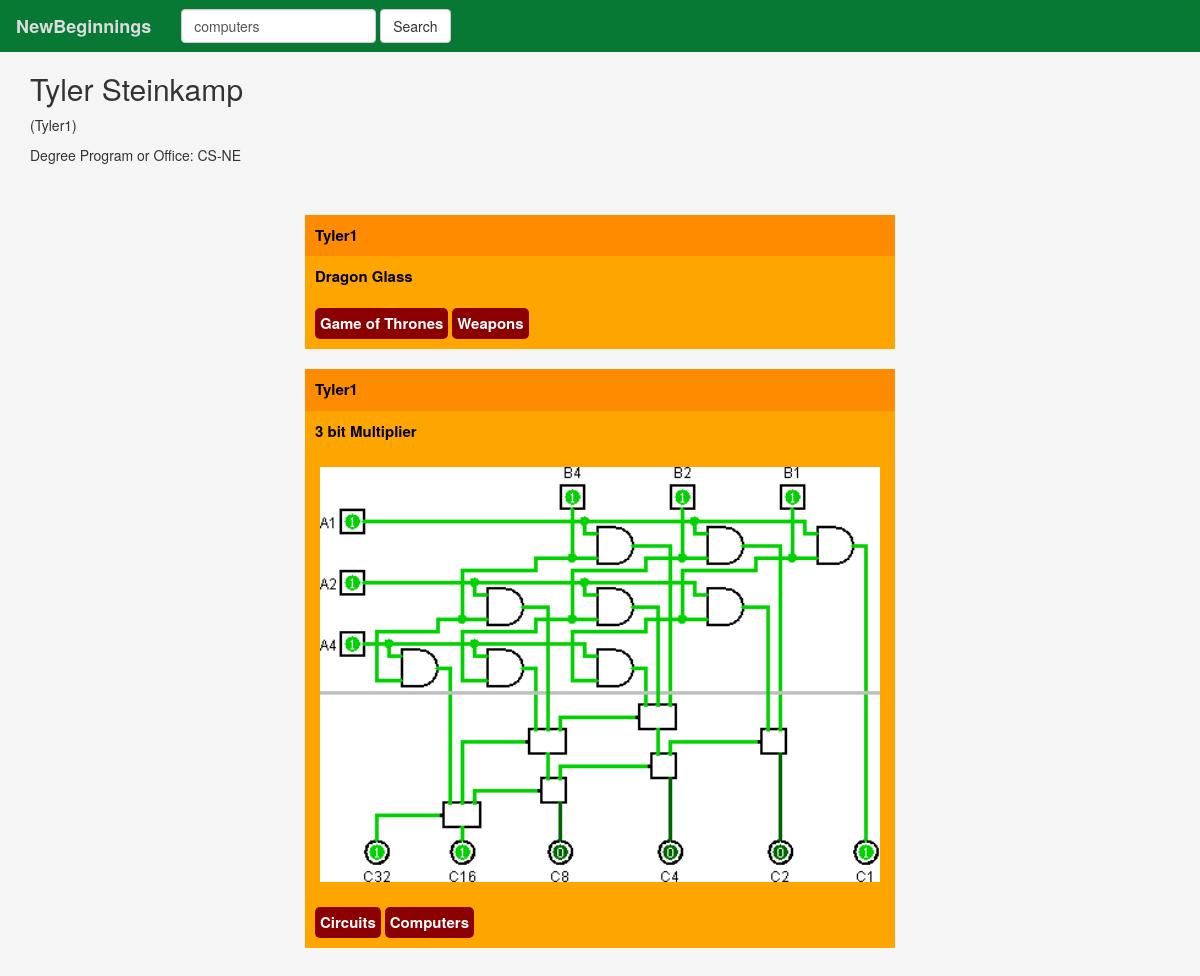
Screenshot of /user/19/ with the database file from the repository.
### newbeginnings/models.py (models this page shows, shortened)
class Post(models.Model):
    user_id = models.ForeignKey(User,on_delete=models.CASCADE)
    item_photo = models.FileField(blank=True,null=True)
    item_name = models.CharField(max_length=200)
    item_quantity = models.IntegerField(default=0)
    item_condition = models.CharField(max_length=200)
    item_type = models.CharField(max_length=200)
    item_use = models.CharField(max_length=200)
    tags = TaggableManager()

### newbeginnings/views.py (the view)
# urls.py: url(r'^user/(?P<user_id>[0-9]+)/$', views.ProfileView.as_view(),name='profile'),
class ProfileView(generic.ListView):
    template_name = 'newbeginnings/profile.html'
    context_object_name = 'posts'
    paginate_by = 5
    def get_queryset(self, **kwargs):
        return Post.objects.filter(user_id=self.kwargs['user_id']).order_by('-id')
    def get_context_data(self, **kwargs):
        context = super(ProfileView, self).get_context_data(**kwargs)
        context["loggeduser"] = self.request.user.id
        context["user"] = get_object_or_404(User, pk=self.kwargs['user_id'])
        return context

### newbeginnings/templates/newbeginnings/profile.html (shortened to what this page needs)
{% extends 'newbeginnings/base.html' %}
{% block body%}
    {% if user %}
    <div class="profilediv">
        <div>
            <h2>{{user.first_name}}</h2><p>({{user.username}})</p>
        </div>
        <div>
            <p>Degree Program or Office: {{user.last_name}}</p>
        </div>
    </div>
    {% if posts %}
    <div class="centerdiv">
        {% include 'newbeginnings/post.html' %}
    {% endif %}
    {% else %}
        <p> user not available</p>
    {% endif %}
{% endblock %}

### newbeginnings/templates/newbeginnings/post.html (shortened to what this page needs)
   {% for post in posts %}
            <div class="post">
                <div class="post_author">
                    <a href="{% url 'profile' post.user_id.id %}">{{post.user_id.username}}</a>
                </div>
                <div class="post_item">
                     <a href="{% url 'post' post.id %}">{{post.item_name}}</a>
                </div>
                {% if post.item_photo %}
                <div class="post_img">
                    <center><img class="item_photo "src="{{post.item_photo.url}}"></center>
                </div>
                {% endif %}
                <div class="tag_wrap">
                    {% for tag in post.tags.all %}
                        <a href="{% url 'post-tag' tag.slug %}"><div class="tag">{{ tag.name }}</div></a>
                    {% endfor %}
                </div>
            </div> <br>
    {% endfor %}

### newbeginnings/static/newbeginnings/index.css (style rules this page uses)
a { text-decoration: none; font-size:15px; font-weight: bold; color: White; cursor: pointer; }
body { background: whitesmoke; }
.centerdiv { margin: 0%; width: 100%; padding: 10px; }
.profilediv { padding: 30px; padding-top: 0; }
.post { width: 50%; background-color: orange; margin:0 auto; }
.post_author { font-weight: bold; background-color: darkorange; padding: 10px; }
.post_author a { color:black; }
.post_item { font-weight: bold; color: black; padding: 10px; }
img.item_photo { width: 100%; object-fit: contain; padding: 15px; }
.tag_wrap { padding: 10px; }
.tag { border-radius: 5px; padding: 5px; background-color: darkred; display: inline-block; }
.post_item a { color:black; }

### rows the page displays
Post: user_id.username "Tyler1", item_name "Dragon Glass"
Tag: name "Game of Thrones"
Tag: name "Weapons"
Post: user_id.username "Tyler1", item_name "3 bit Multiplier", item_photo (picture)
Tag: name "Circuits"
Tag: name "Computers"

### other values shown
{{ user.first_name }} "Tyler Steinkamp"
{{ user.username }} "Tyler1"
{{ user.last_name }} "CS-NE"
